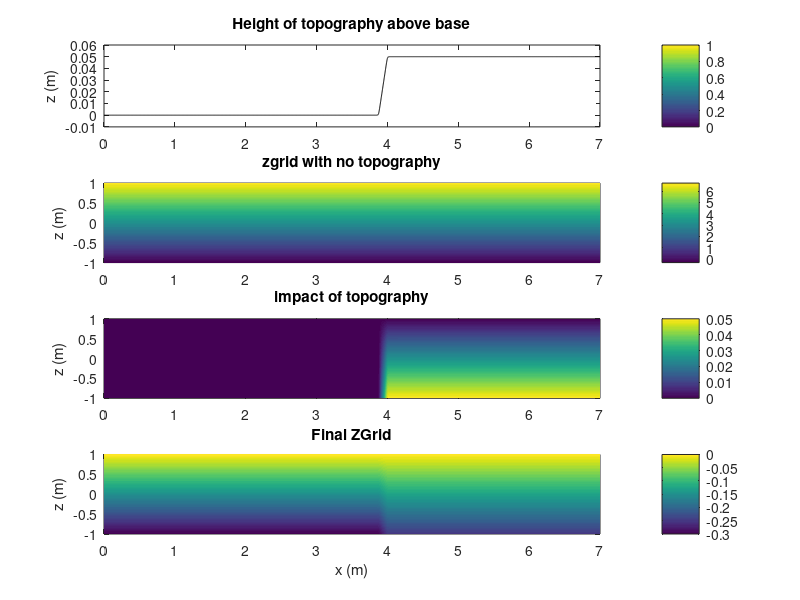
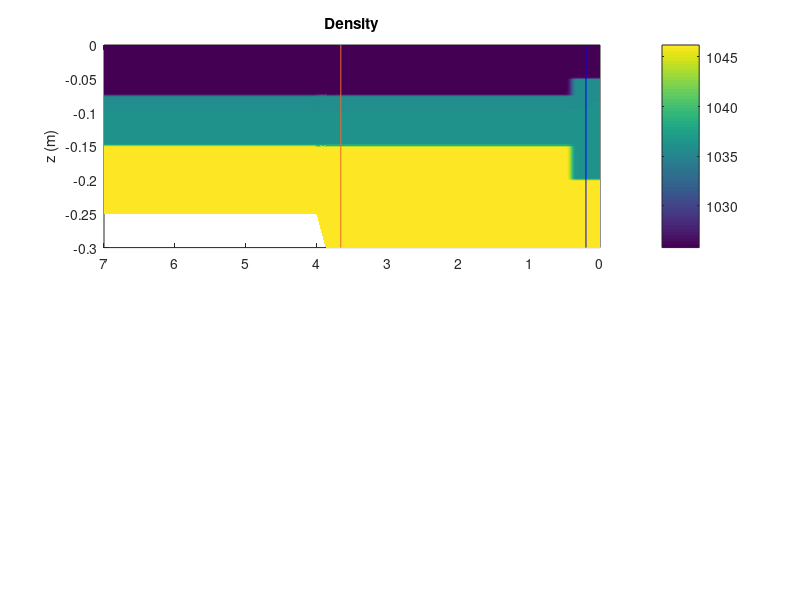

Source code (MATLAB) for these figures, in order: (Note: this script raises an error after producing the figures.)
%INITIAL_CONDITION_MAKER - sets up grids etc as in SPINS, based on input like spins.conf
% outputs a figure equivalent to running the first frame of SPINS
%
% Other m-files required: cmocean
% Subfunctions: none
% MAT-files required: none
%
% See also: 
% Author: Sam Hartharn-Evans
% School of Mathematics, Statistics and Physics, Newcastle University
% email address: s.hartharn-evans2@newcastle.ac.uk
% GitHub: https://github.com/HartharnSam
% June-2020; Last revision: 14-Apr-2022
% MATLAB Version: 9.9.0.1467703 (R2020b)

%---------------------------------------------------

%% BEGIN CODE %%
%---------------------------------------------------
clc; clearvars; close all;

%% Parameters to set to match spins.conf file
% Grid parameters

Lx = 7.0; 
Ly = 0.1;
Lz = 0.3;
Nx = 4096;
Ny = 1;
Nz = 256;
min_x=  0;
min_y = 0;
min_z = -.3;

% Physical Parameters
g = 9.81;
rot_f = 0.0e-3;
rho_0 = 1026.0; % upper layer density
visco = 1e-6;
kappa_rho = 1e-7;

% Problem Parameters
% For top layer
rho_1 = 1036;
delta_rho_1 = (rho_1-rho_0)/rho_0;
pyc_loc_1 = -0.075;
h_pyc_1 = 0.0015;
pyc_adj_loc_1 = -0.05;
h_pyc_adj_1 = h_pyc_1;

% For bottom layer
rho_2 = 1046;
delta_rho_2 = (rho_2-rho_1)/rho_0;
pyc_loc_2 = -0.15;
h_pyc_2 = 0.0015;
pyc_adj_loc_2 = -0.2;
h_pyc_adj_2 = h_pyc_2;

% Gate position/width
delta_x = 0.04;
L_adj = 0.4;

% Topography Parameters
hill_height = 0.05;
hill_slope = 0.4;
hill_trans = 0.01;
hill_end_dist = 3.0;

%% Set up grid (don't change this bit)
x = min_x:Lx/(Nx-1):Lx;
y = min_y:Ly/(Ny-1):Ly;
z = 0:Lz/(Nz-1):(Lz);
[xx, yy, ~] = meshgrid(x, y, z);

xx = squeeze(xx);

ii = repmat(0:Nz-1, Nx,1);
kk = repmat(0:Nx-1, 1, Nz);

% set up Chebyshev in vertical
zz = -cos(ii.*pi./(Nz-1));

%% Set up topography and zg (z grid) based on problem topography parameters and equations in .cpp code
hill_length = hill_height/hill_slope;

a1 = Lx-hill_length-hill_end_dist;
d = hill_trans;
a2 = Lx-hill_end_dist;

% Smooth Slope
topo = hill_slope/2 *(hill_length + d*(log(2*cosh((xx - a1)/d)) - log(2*cosh((xx-a2)/d))));
zg = min_z + 0.5*Lz*(1+zz) + 0.5*(1-zz).*topo;

%% Plot these things upfigure
% Note Units/absolute numbers aren't relevant, just how they change within
% a plot is useful
figure
subplot(4, 1, 1)
plot(x, topo(:, 1), 'k-');
ylabel('z (m)');
title('Height of topography above base')
colorbar
set(gca, 'xlim', [min_x Lx]);

subplot(4, 1, 2)
pcolor(squeeze(xx), squeeze(zz), squeeze(min_z + 0.5*Lx*(1+zz))); shading flat; colorbar
ylabel('z (m)');
title('zgrid with no topography')

subplot(4, 1, 3)
pcolor(squeeze(xx), squeeze(zz), squeeze(0.5*(1-zz).*topo)); shading flat; colorbar
title('impact of topography')
ylabel('z (m)');

subplot(4, 1, 4); 
pcolor(squeeze(xx), squeeze(zz), squeeze(zg)); shading flat; colorbar
title('Final ZGrid');
xlabel('x (m)');
ylabel('z (m)');

%% Identify behind gate and flat bed profile locations
% Behind gate profile
inds_gate = find(xx(:, 1)<L_adj);
line_1 = inds_gate(round(length(inds_gate)/2));

% Flat bed profile
inds_free_wave = find(xx(:, 1)>L_adj*1.15 & xx(:, 1)<(Lx - ...
    (hill_height/hill_slope)*1.15));
line_2 = inds_free_wave(round(length(inds_free_wave)/2));

%% Calculate density profile (based on problem parameters and .cpp equations)

rho =  -0.5 * ((delta_rho_1 * tanh((zg-pyc_loc_1)/h_pyc_1)) + ...
    (delta_rho_2*tanh((zg-pyc_loc_2)/h_pyc_2))); % Without the gate
gate_rho = -0.5*(delta_rho_1*(tanh((zg-pyc_adj_loc_1)/h_pyc_adj_1)) + delta_rho_2*(tanh((zg-pyc_adj_loc_2)/h_pyc_adj_2)));

rho = rho.*0.5.*(1.0+tanh((xx-L_adj)/delta_x)); % Clears the region behind the gate
rho = rho + 0.5*(1.0-tanh((xx-L_adj)/delta_x))...
    .*gate_rho; % Adds in density around the gate

% Conversion to real units
delta_rho = delta_rho_1 + delta_rho_2;
rho = rho_0.*(1 + delta_rho/2 + rho.*(delta_rho.*(1+delta_rho) + 1));

%% Plot densities
figure(2)
subplot(2, 2, [1 2])

pcolor(xx,zg,rho),shading flat
title('Density')
%contourf(x,z,rho),shading flat % This is better for printed figures
ylabel('z (m)')
colorbar
set(gca, 'XDir', 'reverse')
hold on
plot([xx(line_1, 1) xx(line_1, 1)], [-0.3 0], '-b');
plot([xx(line_2, 1) xx(line_2, 2)], [-0.3 0], '-', 'Color', [ 0.9100 0.4100 0.1700]);
cmocean('dense')
plot(xx(:, 1), zz(:, 1), 'k-');
%% Plot Gate Water Column
subplot(2, 2, 4)
plot(rho(line_1, :), zg(line_1, :), '-b')
xlabel('\rho')
ylabel('z (m)')
set(gca, 'XDir', 'normal')

%% Plot Main Water Column
subplot(2, 2, 3)

plot(rho(line_2, :), zg(line_2, :), '-', 'Color', [ 0.9100 0.4100 0.1700]);
xlabel('\rho')
ylabel('z (m)')
set(gca, 'XDir', 'normal')

print('InitialConditions.png', '-dpng');